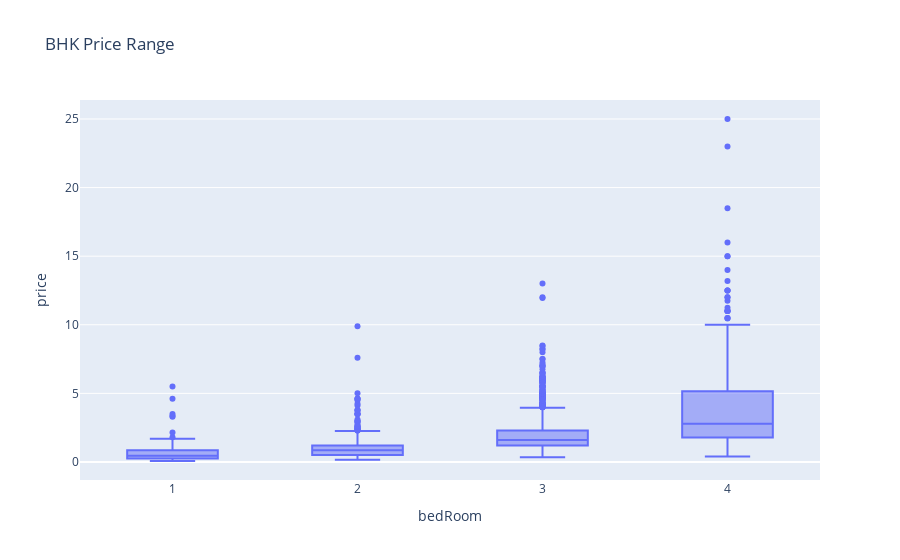

The code cell stored with this chart in its notebook:
### Code cell
temp_df = df[df['bedRoom'] <= 4]
# Create side-by-side boxplots 
fig = px.box(temp_df, x='bedRoom', y='price', title='BHK Price Range')

# Show the plot
fig.show()

### Figure 1 — Plotly figure (JSON) as saved in the notebook; plotly's stock layout.template omitted (floating-point values rounded to 4 significant figures; data arrays with more than 128 entries replaced by an {"elided": "..."} marker saying what was removed)
{"data": [{"alignmentgroup": "True", "hovertemplate": "bedRoom=%{x}<br>price=%{y}<extra></extra>", "legendgroup": "", "marker": {"color": "#636efa"}, "name": "", "notched": false, "offsetgroup": "", "orientation": "v", "showlegend": false, "type": "box", "x": {"elided": "3255 int values"}, "x0": " ", "xaxis": "x", "y": {"elided": "3255 float values"}, "y0": " ", "yaxis": "y"}], "layout": {"boxmode": "group", "legend": {"tracegroupgap": 0}, "title": {"text": "BHK Price Range"}, "xaxis": {"anchor": "y", "domain": [0, 1], "title": {"text": "bedRoom"}}, "yaxis": {"anchor": "x", "domain": [0, 1], "title": {"text": "price"}}}}
